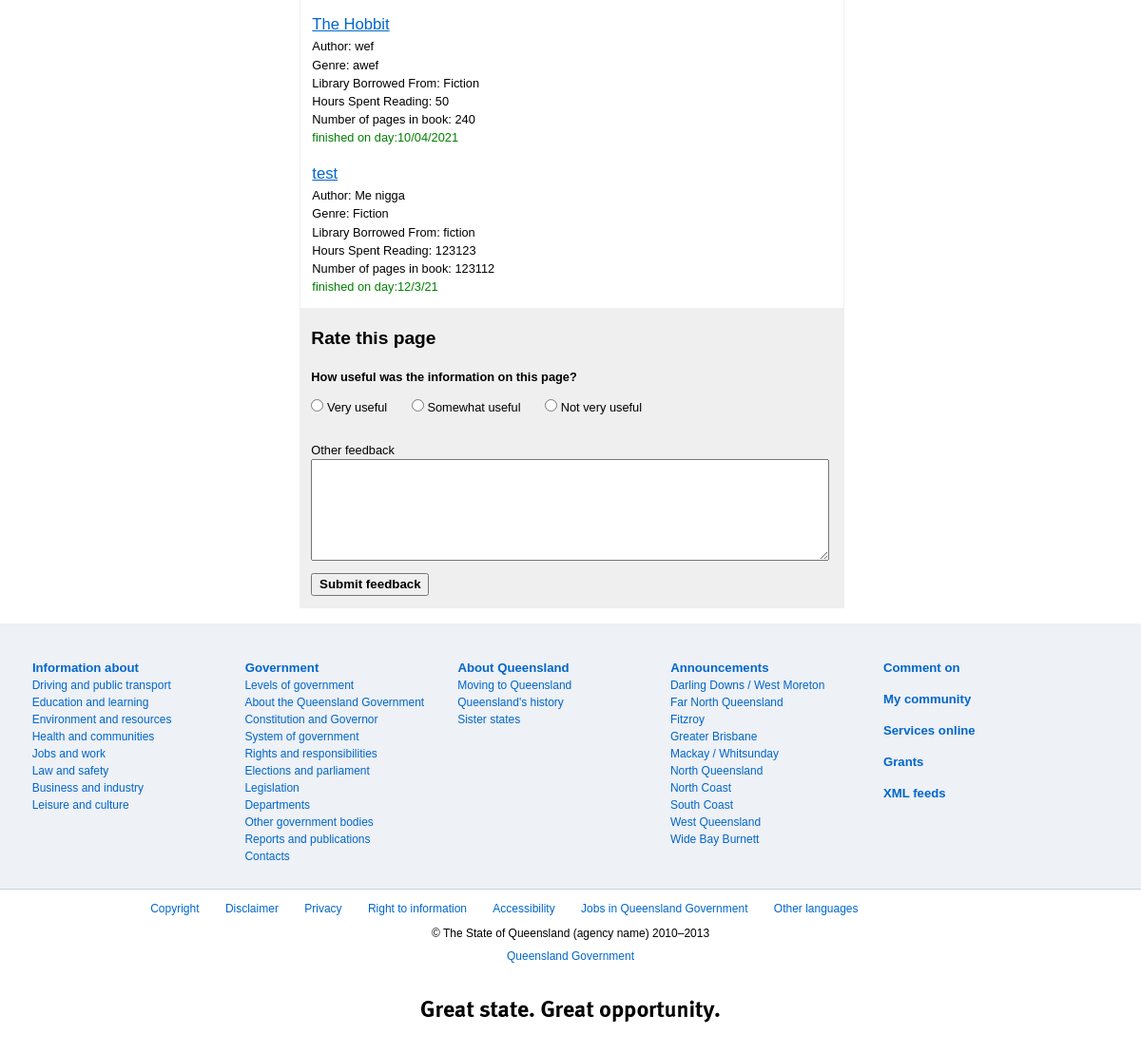
Page /list (signed in, lower part) on the earlier database version.
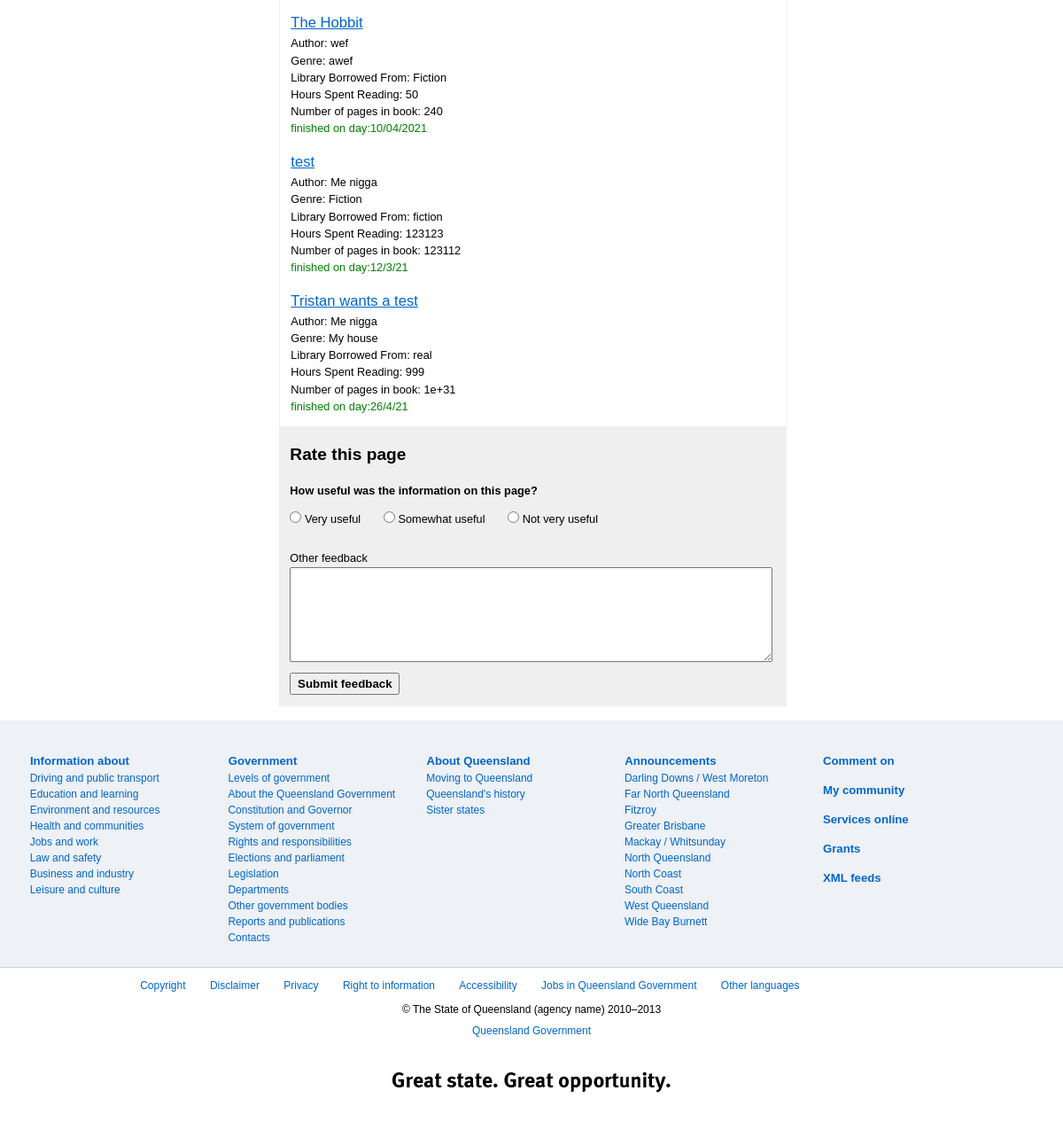
Same page on the later database version.
### tables this page shows
CREATE TABLE "Entries" (
	"Booktitle"	TEXT,
	"Bookauthor"	TEXT,
	"Genre"	TEXT,
	"Libraryname"	BLOB,
	"Dateofaccess"	INTEGER,
	"Numberofhours"	INTEGER,
	"Numberofpages"	INTEGER,
	"CreatorID"	INTEGER,
	FOREIGN KEY("CreatorID") REFERENCES "users"("id")
);

### app/dashboard.py (the view)
@dashboard.route('/list')
def list():
    Entryid = nOfRecords()
    bookTitle = returnAllFromEntries('bookTitle')
    bookAuthor = returnAllFromEntries('bookAuthor')
    genre = returnAllFromEntries('Genre')
    libraryName = returnAllFromEntries('Libraryname')
    dateOfAcess = returnAllFromEntries('Dateofaccess')
    Numberofhours = returnAllFromEntries('Numberofhours')
    Numberofpages = returnAllFromEntries('Numberofpages')
    return render_template('dashboard/list.html',
    Entryid = Entryid ,
    date = dateOfAcess,
    booktitle = bookTitle,
    bookAuthor = bookAuthor,
    genre = genre,
    libraryName = libraryName,
    Numberofhours = Numberofhours,
    Numberofpages = Numberofpages,
    )

### app/database/__init__.py (called while the page is built)
def db_var():
    try:
        con = sqlite3.connect(DBLOCATION)
    except sqlite3.OperationalError as e:
      if e.args[0].startswith('no such table'):
        exists = False
      else:
        raise
    return con

### app/database/db_handles.py (called while the page is built)
def returnAllFromEntries(element):
  db = db_var()
  curs = db.cursor()
  curs.row_factory = lambda cursor, row: row[0]
  return_list = []
  for var in curs.execute(f''' SELECT {element} FROM Entries WHERE CreatorID = ? ''',((str(session['userid'])))):
      return_list.append(var)
  return return_list

def nOfRecords():
  db = db_var()
  curs = db.cursor()
  curs.row_factory = lambda cursor, row: row[0]
  user = str(session['userid'])
  curs.execute(f'''SELECT COUNT(*)
                  FROM Entries WHERE CreatorID = ? ;''',(user))
  return curs.fetchone()

### app/templates/dashboard/list.html (shortened to what the changed rows need)
<!DOCTYPE html PUBLIC "-//W3C//DTD HTML 4.01 Transitional//EN" "http://www.w3.org/TR/html4/loose.dtd">
<html lang="en-AU">
<head>
	<link rel="stylesheet" type="text/css" href="/static/cue/css/qg.css" media="all">
	<link href="/static/cue/css/layout-small.css" media="all" rel="stylesheet" type="text/css">
	<link href="/static/cue/css/layout-medium.css" media="only all and (min-width: 43em) and (max-width: 65em)" rel="stylesheet" type="text/css">
	<link href="/static/cue/css/layout-large.css" media="only all and (min-width: 65em)" rel="stylesheet" type="text/css">
	<link rel="stylesheet" type="text/css" href="/static/theme/agency.css" media="all">
</head>
<body id="qld-gov-au">
	<div id="page-container">
		<div class="max-width">
			<div id="content-container">
				<div id="content">
					<div class="article">
						<div class="box-sizing">
							{% for Data in range(0, Entryid) %}
									<ul class="search-results">
										<li>
											<h3><a><span class="result-title">{{ booktitle[Data] }}</span></a></h3>
											<p class="search-description">
											Author: {{bookAuthor[Data]}}<br>
											Genre: {{genre[Data]}}<br>
											Library Borrowed From: {{libraryName[Data]}}<br>
											Hours Spent Reading: {{Numberofhours[Data]}}<br>
											Number of pages in book: {{Numberofpages[Data]}}<br>
											</p>
											<p class="meta">finished on day:{{date[Data] }}</p>
										</li>
									</ul>
								{% endfor %}
						</div>
					</div>
				</div>
				<div id="page-feedback">
					<form action="" method="post">
						<h2>Rate this page</h2>
					</form>
				</div>
			</div>
		</div>
	</div>
</body>
</html>

Differences in the rows shown:
added Entries: Booktitle "Tristan wants a test", Bookauthor "Me nigga", Genre "My house", Libraryname "real", Numberofhours "999", Numberofpages "1e+31", Dateofaccess "26/4/21"
Other differences:
new list line: "Author: Genre: Library Borrowed From: Hours Spent Reading: Number of pages in book: finished on day:"
